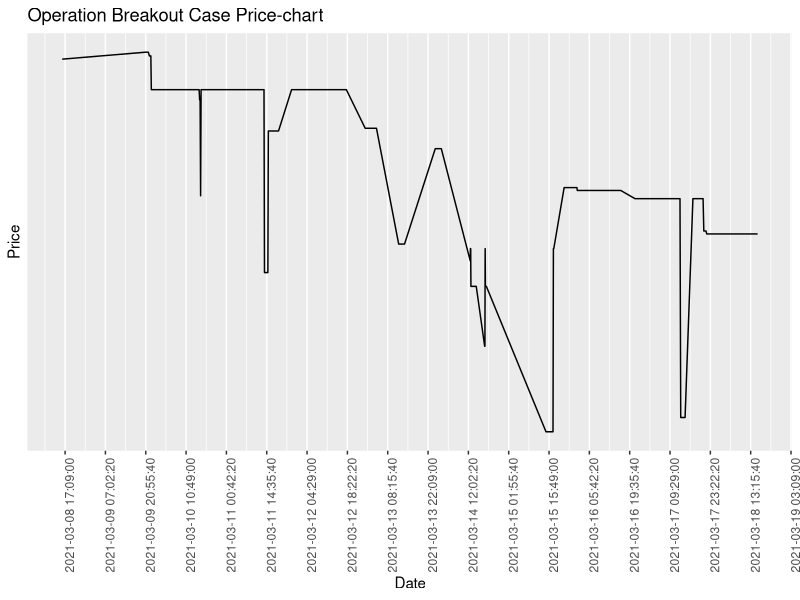
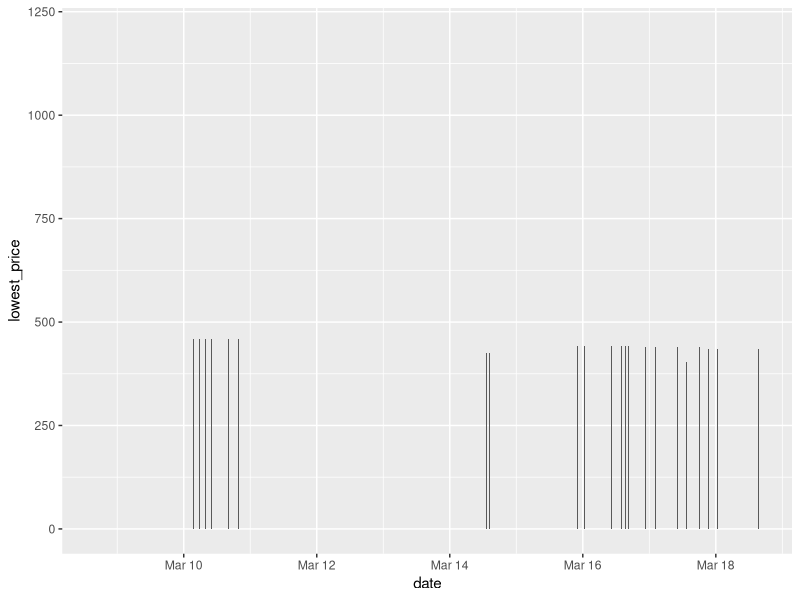
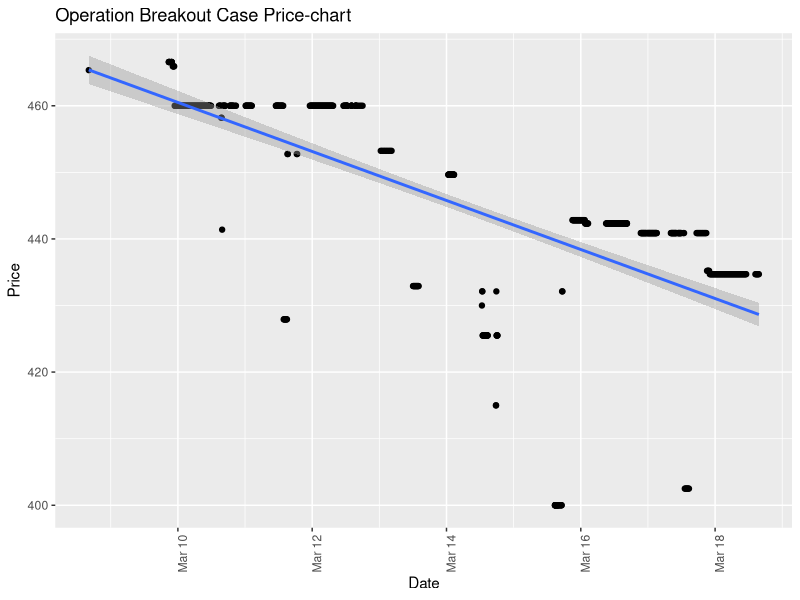
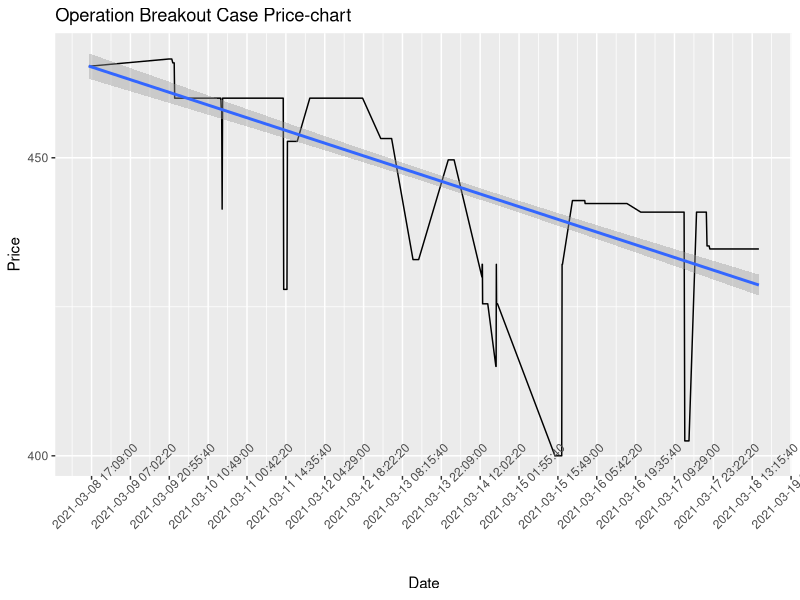
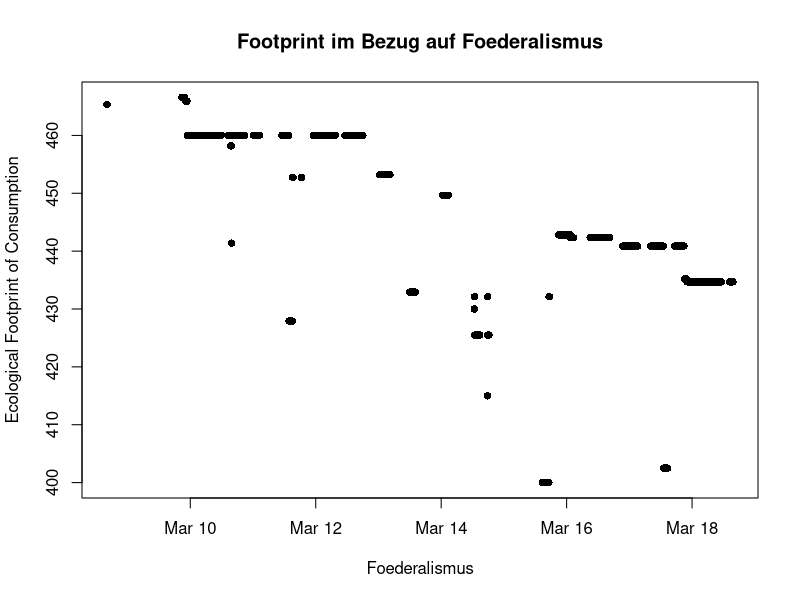

The R script that drew these images, in order:
library(ggplot2)

breakout_case <- read.csv("./files/ButterflyKnifeCaseHardenedWW.csv")
breakout_case$lowest_price
breakout_case$date <- as.POSIXct(as.numeric(breakout_case$date / 1000), origin="1970-01-01", tz="CET")
library(zoo)
breakout_case$lowest_price <- na.locf(breakout_case$lowest_price)
breakout_case$lowest_price
breakout_case$date
breakout_case$lowest_price <-gsub('[€]', '', breakout_case$lowest_price)
breakout_case$lowest_price <-gsub('-', '', breakout_case$lowest_price)
breakout_case$lowest_price
#TODO wenn preis zB 81--€ betreagt, "--" entfernen.
breakout_case$lowest_price <- as.numeric(breakout_case$lowest_price)
breakout_case$date 
as.POSIXct(breakout_case$date, origin="1970-01-01")
#p <- ggplot(data=breakout_case, aes(x = date,y = lowest_price))+
 # geom_line(stat="identity")

#p


print(breakout_case$date)
beginn <- as.numeric(as.POSIXct("2021-03-08 17:09:00"))
ende <- as.numeric(as.POSIXct("2021-03-19 19:14:00"))


pp <- ggplot(data=breakout_case, aes(x = date, y = lowest_price, group = 1)) +
  geom_line(stat="identity") + 
  theme(axis.text.x = element_text(angle = 90)) +
  scale_y_continuous(breaks = seq(from = 1, to = 3, by = 0.1)) +
  scale_x_continuous(breaks = seq(from = as.POSIXct(beginn, origin="1970-01-01") , to = as.POSIXct(ende, origin="1970-01-01"), by = 50000)) +
  labs(title = "Operation Breakout Case Price-chart",
        x = "Date",
       y = "Price"
       )
pp

tester <- ggplot(data = breakout_case,aes(x=date,y=lowest_price))+geom_bar(stat = "identity")
tester

bb <- ggplot(breakout_case, aes(x=date, y=lowest_price)) +
  geom_point()+
  theme(axis.text.x = element_text(angle = 90)) +
  labs(title = "Operation Breakout Case Price-chart",
       x = "Date",
       y = "Price"
  ) +
  geom_smooth(method=lm) 

bb

ff <- ggplot(data=breakout_case, aes(x = date, y = lowest_price, group = 1)) +
  geom_line(stat="identity") + 
  theme(axis.text.x = element_text(angle = 45)) +
  scale_y_continuous(breaks = seq(from = 300, to = 600, by = 50)) +
  scale_x_continuous(breaks = seq(from = as.POSIXct(beginn, origin="1970-01-01") , to = as.POSIXct(ende, origin="1970-01-01"), by = 50000)) +
  labs(title = "Operation Breakout Case Price-chart",
       x = "Date",
       y = "Price"
  ) +
  geom_smooth(method=lm) 
ff

plot(breakout_case$date,breakout_case$lowest_price,
     main = "Footprint im Bezug auf Foederalismus",
     xlab="Foederalismus",
     ylab="Ecological Footprint of Consumption",
     breaks = 10,
     pch=16) 
